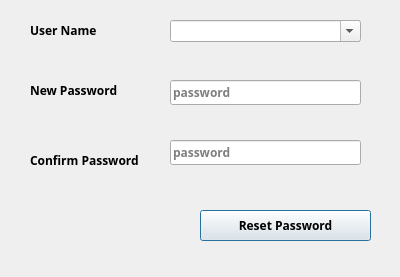
<?xml version="1.0" encoding="UTF-8"?>
<ui version="4.0">
 <class>user</class>
 <widget class="QDialog" name="user">
  <property name="geometry">
   <rect>
    <x>0</x>
    <y>0</y>
    <width>400</width>
    <height>277</height>
   </rect>
  </property>
  <property name="minimumSize">
   <size>
    <width>400</width>
    <height>277</height>
   </size>
  </property>
  <property name="maximumSize">
   <size>
    <width>400</width>
    <height>277</height>
   </size>
  </property>
  <property name="windowTitle">
   <string>user</string>
  </property>
  <widget class="QLabel" name="label_2">
   <property name="geometry">
    <rect>
     <x>30</x>
     <y>70</y>
     <width>111</width>
     <height>40</height>
    </rect>
   </property>
   <property name="font">
    <font>
     <family>29LT Bukra Regular</family>
     <pointsize>9</pointsize>
     <weight>75</weight>
     <bold>true</bold>
    </font>
   </property>
   <property name="text">
    <string>New Password</string>
   </property>
  </widget>
  <widget class="QLineEdit" name="LE_password">
   <property name="geometry">
    <rect>
     <x>170</x>
     <y>80</y>
     <width>191</width>
     <height>25</height>
    </rect>
   </property>
   <property name="font">
    <font>
     <family>29LT Bukra Regular</family>
     <pointsize>9</pointsize>
     <weight>75</weight>
     <bold>true</bold>
    </font>
   </property>
   <property name="text">
    <string/>
   </property>
   <property name="maxLength">
    <number>32767</number>
   </property>
   <property name="echoMode">
    <enum>QLineEdit::Password</enum>
   </property>
   <property name="placeholderText">
    <string>password</string>
   </property>
  </widget>
  <widget class="QLineEdit" name="LE_password2">
   <property name="geometry">
    <rect>
     <x>170</x>
     <y>140</y>
     <width>191</width>
     <height>25</height>
    </rect>
   </property>
   <property name="font">
    <font>
     <family>29LT Bukra Regular</family>
     <pointsize>9</pointsize>
     <weight>75</weight>
     <bold>true</bold>
    </font>
   </property>
   <property name="text">
    <string/>
   </property>
   <property name="maxLength">
    <number>32767</number>
   </property>
   <property name="echoMode">
    <enum>QLineEdit::Password</enum>
   </property>
   <property name="placeholderText">
    <string>password</string>
   </property>
  </widget>
  <widget class="QLabel" name="label_3">
   <property name="geometry">
    <rect>
     <x>30</x>
     <y>140</y>
     <width>131</width>
     <height>40</height>
    </rect>
   </property>
   <property name="font">
    <font>
     <family>29LT Bukra Regular</family>
     <pointsize>9</pointsize>
     <weight>75</weight>
     <bold>true</bold>
    </font>
   </property>
   <property name="text">
    <string>Confirm Password</string>
   </property>
  </widget>
  <widget class="QPushButton" name="BTN_resetPass">
   <property name="geometry">
    <rect>
     <x>200</x>
     <y>210</y>
     <width>171</width>
     <height>31</height>
    </rect>
   </property>
   <property name="minimumSize">
    <size>
     <width>141</width>
     <height>25</height>
    </size>
   </property>
   <property name="maximumSize">
    <size>
     <width>1777777</width>
     <height>1777777</height>
    </size>
   </property>
   <property name="font">
    <font>
     <family>29LT Bukra Regular</family>
     <pointsize>9</pointsize>
     <weight>75</weight>
     <bold>true</bold>
    </font>
   </property>
   <property name="text">
    <string>Reset Password</string>
   </property>
  </widget>
  <widget class="QLabel" name="label_4">
   <property name="geometry">
    <rect>
     <x>30</x>
     <y>10</y>
     <width>111</width>
     <height>40</height>
    </rect>
   </property>
   <property name="font">
    <font>
     <family>29LT Bukra Regular</family>
     <pointsize>9</pointsize>
     <weight>75</weight>
     <bold>true</bold>
    </font>
   </property>
   <property name="text">
    <string>User Name</string>
   </property>
  </widget>
  <widget class="QComboBox" name="LE_username">
   <property name="geometry">
    <rect>
     <x>170</x>
     <y>20</y>
     <width>191</width>
     <height>22</height>
    </rect>
   </property>
   <property name="font">
    <font>
     <family>29LT Bukra Regular</family>
     <pointsize>9</pointsize>
     <weight>75</weight>
     <bold>true</bold>
    </font>
   </property>
   <property name="editable">
    <bool>true</bool>
   </property>
  </widget>
 </widget>
 <resources/>
 <connections/>
</ui>
